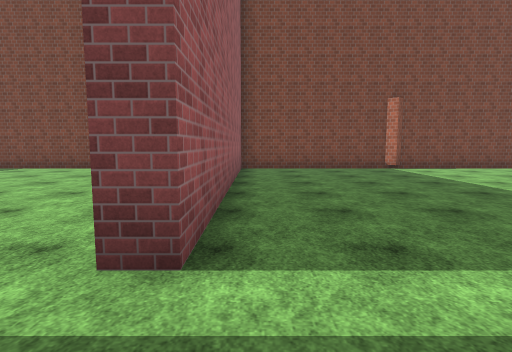
View 1 (above)

16 first-person views from a walk through a scene from a Unity 3-D project. The camera is 1.5 m above the floor, tilts 6° down and sees 80° across. The floor is counted in squares, 2 m on a side. Each view is taken from the middle of a square. On the plan, view 1 faces up. The plan holds only what a view shows up to about 10 squares ahead; the rest is blank. The place goes on beyond the plan. The player character is not drawn. Surface patterns are stand-ins for the level's own textures.

View 2
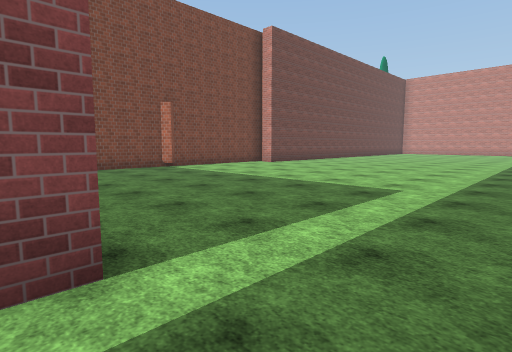

View 3
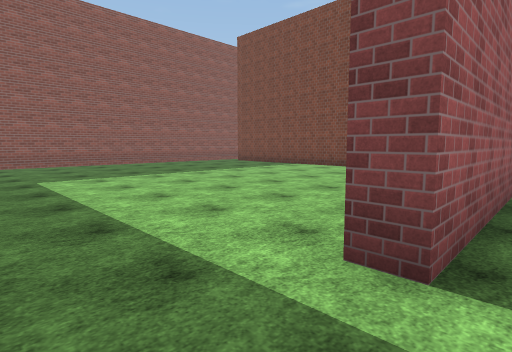

View 4
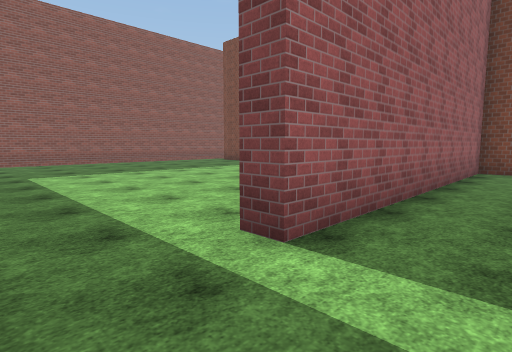

View 5
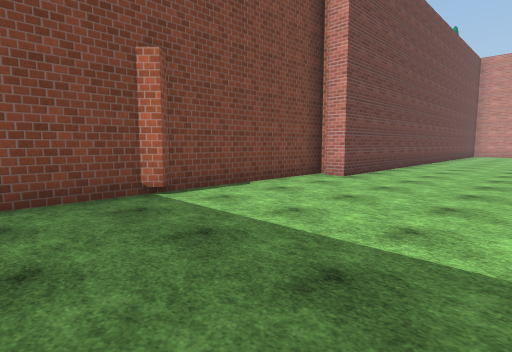

View 6
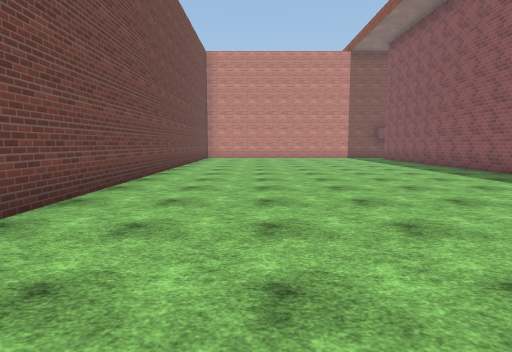

View 7
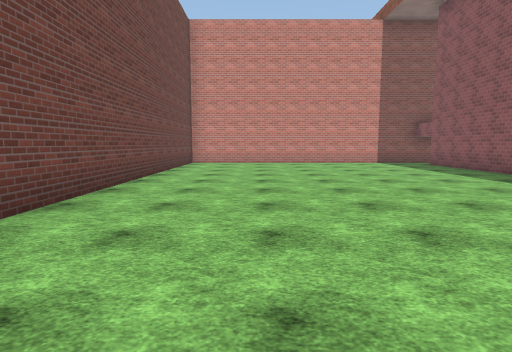

View 8
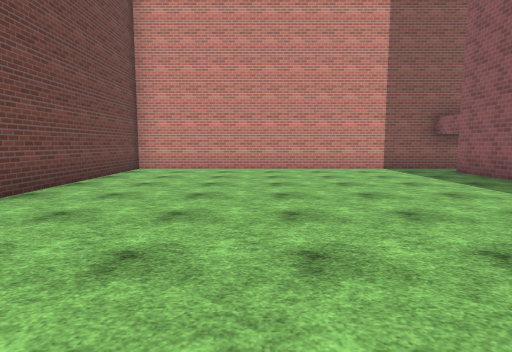

View 9
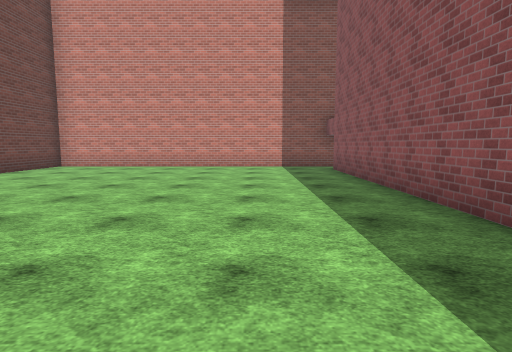

View 10
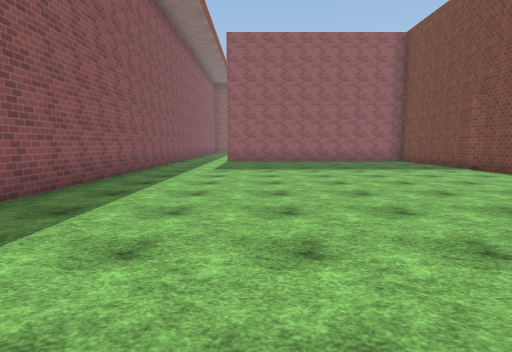

View 11
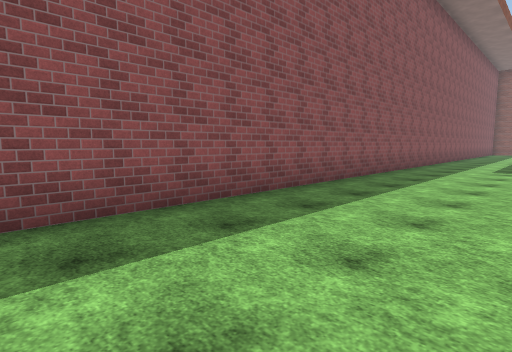

View 12
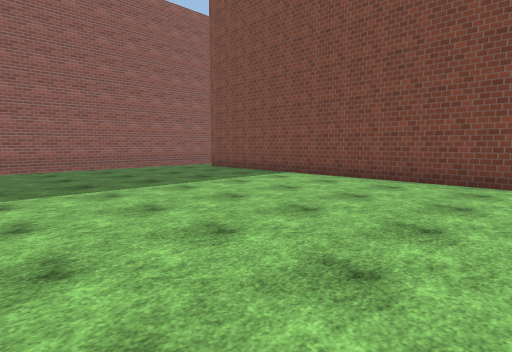

View 13
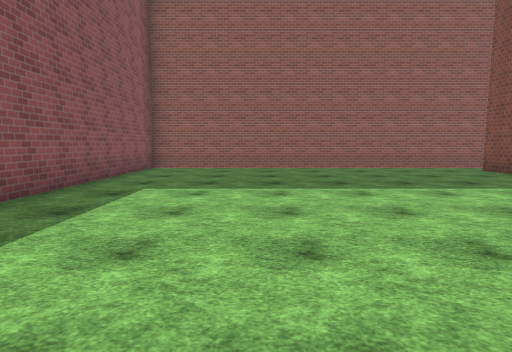

View 14
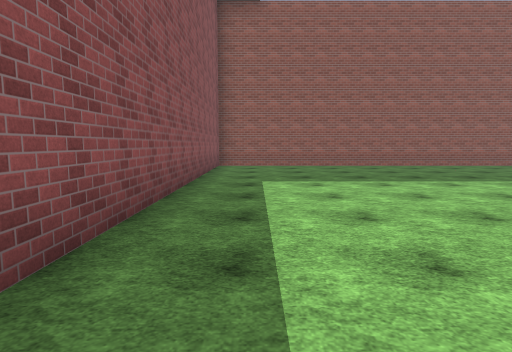

View 15
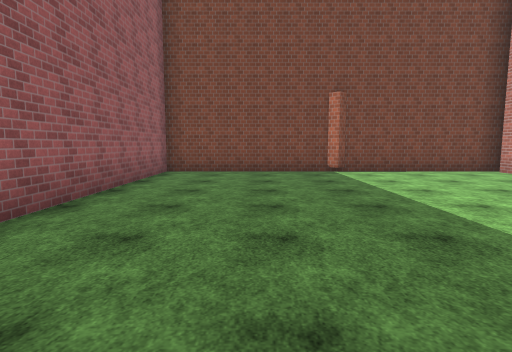

View 16
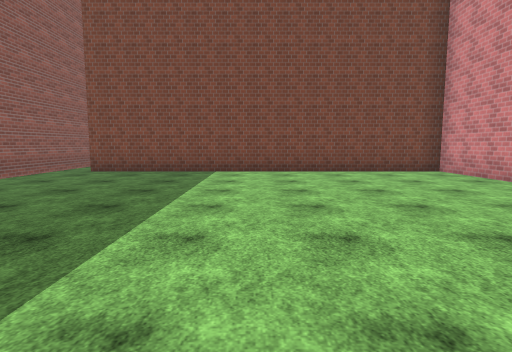

### Floor plan
Ten units are one square. View 1 is at (0, 0); x grows to the right and y downward. Boxes are objects, and circles mark ways between rooms. Rooms are numbered by the first view taken in them; rooms with no view inside come last. Other rooms are left out.
<svg viewBox="-122 -101 359 117">
<path fill="none" stroke="#000" d="M88 -94 44 -94 41 -91M40 -94 -4 -94 -4 -18M29 3 221 3M232 11 232 -85 85 -85M-9 -70 -9 -94 -106 -94M-4 -18 -10 -18M-117 -96 -117 3 -25 3"/>
<circle cx="-10" cy="-5" r="3" fill="#2a7"/>
<text x="120" y="-40">1</text>
<text x="-60" y="-40">2</text>
</svg>
Room 1 opens to room 2.

Where each view was taken, in squares from view 1:
view 1: 0 up, 0 right, facing up
view 2: 0 up, 1 left, facing up-right
view 3: 0 up, 0 right, facing up-left
view 4: 0 up, 1 right, facing up-left
view 5: 5 up, 2 right, facing up-right
view 6: 6 up, 7 right, facing right
view 7: 6 up, 11 right, facing right
view 8: 5 up, 14 right, facing right
view 9: 2 up, 13 right, facing right
view 10: 3 up, 13 right, facing left
view 11: 3 up, 14 right, facing down-left
view 12: 3 up, 2 left, facing up-left
view 13: 3 up, 2 left, facing left
view 14: 1 up, 1 left, facing left
view 15: 1 up, 2 right, facing up
view 16: 1 up, 6 left, facing up
